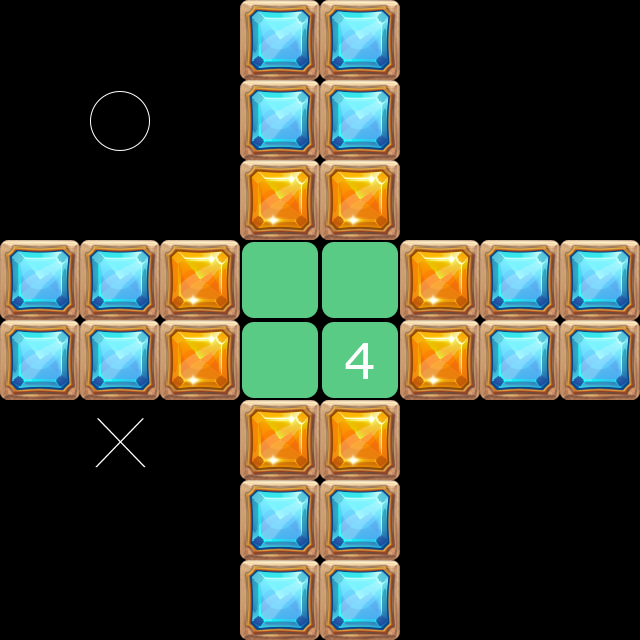

A level layout from a 2D game, rendered from its tile map. Below: a short description, then the map file with its tile-grid data intact:
An orthogonal 8x8 tile map with 80x80 px tiles, 2 tile layers (Tile Layer 3, Tile Layer 4), 2 hidden layers not drawn, 2 tilesets.

<map version="1.0" tiledversion="1.1.5" orientation="orthogonal" renderorder="right-down" width="8" height="8" tilewidth="80" tileheight="80" infinite="0" nextobjectid="1">
 <tileset firstgid="1" name="tile" tilewidth="80" tileheight="80" tilecount="7" columns="7">
  <image source="tilesetb.png" width="560" height="80" />
 </tileset>
 <tileset firstgid="8" name="tileset" tilewidth="400" tileheight="400" tilecount="36" columns="6">
  <image source="tileset2.png" width="2400" height="2400" />
 </tileset>
 <layer name="块层 1" width="8" height="8" visible="0">
  <data encoding="csv">
0,0,0,2,2,0,0,0,
0,0,0,0,0,0,0,0,
0,0,0,0,0,0,0,0,
1,0,0,0,0,1,1,1,
1,0,0,1,0,0,1,1,
0,0,0,0,0,0,0,0,
0,0,2,2,2,0,0,0,
0,0,2,2,2,0,0,0
</data>
 </layer>
 <layer name="块层 2" width="8" height="8" visible="0">
  <properties>
   <property name="order" value="021102" />
   <property name="sBlanks" type="int" value="0" />
   <property name="spos0" value="-11" />
   <property name="spos1" value="22" />
   <property name="spos2" value="1-1" />
   <property name="spos3" value="11" />
   <property name="spos4" value="01" />
   <property name="spos5" value="13" />
  </properties>
  <data encoding="csv">
0,0,0,0,0,0,0,0,
0,0,0,0,0,0,0,0,
0,12,0,0,0,0,0,0,
0,16,0,0,33,0,0,0,
0,0,0,0,0,0,0,0,
12,13,0,0,0,0,0,0,
0,0,0,0,0,0,0,0,
0,9,0,0,0,0,0,0
</data>
 </layer>
 <layer name="Tile Layer 3" width="8" height="8">
  <data encoding="csv">
0,0,0,1,1,0,0,0,
0,0,0,1,1,0,0,0,
0,0,0,4,4,0,0,0,
1,1,4,0,0,4,1,1,
1,1,4,0,0,4,1,1,
0,0,0,4,4,0,0,0,
0,0,0,1,1,0,0,0,
0,0,0,1,1,0,0,0
</data>
 </layer>
 <layer name="Tile Layer 4" width="8" height="8">
  <properties>
   <property name="sBlanks" type="int" value="2" />
  </properties>
  <data encoding="csv">
0,0,0,0,0,0,0,0,
0,0,0,0,0,0,0,0,
0,0,0,0,0,0,0,0,
0,0,0,0,0,0,0,0,
0,0,0,0,0,0,0,0,
0,12,0,0,0,0,0,0,
0,0,0,0,0,0,0,0,
0,0,0,0,0,0,0,0
</data>
 </layer>
</map>
